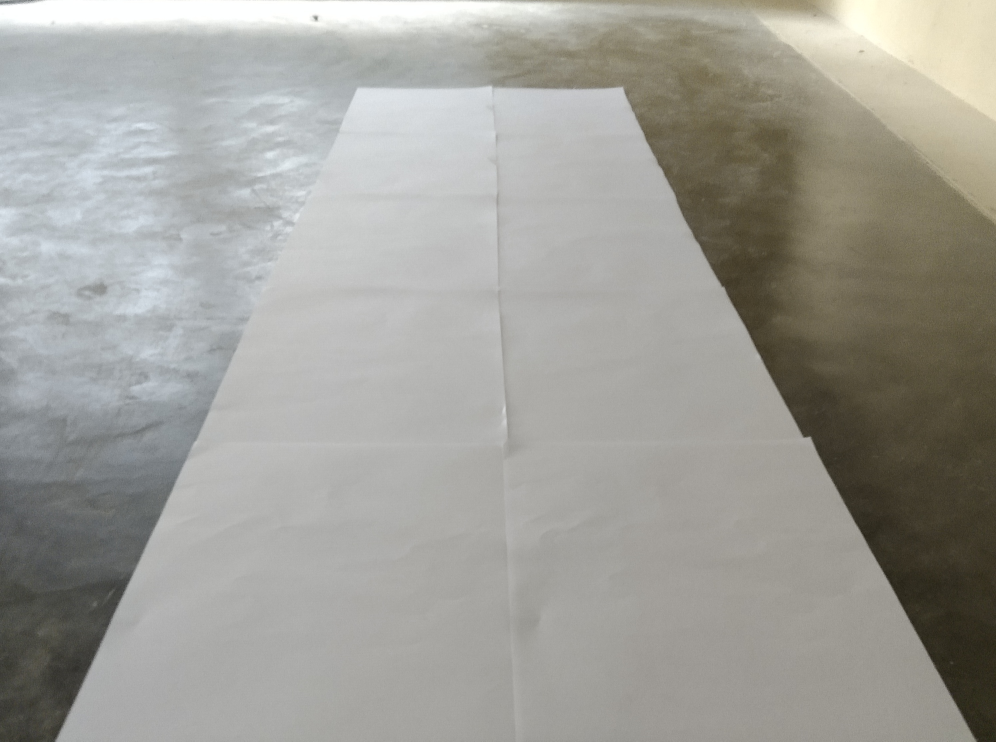
#> input picture test_image2.jpg, 2988 x 2224 px (shown at 1/3 size)
$ python edge_img.py
#> lines starting #> are read from the running program, lines starting #| are printed output that depends on the picture; after the words box and inside, x2 and y2 are one past the last pixel; in counts of white or black regions, pixels touching at a corner belong together
import cv2
import numpy as np

def make_points(image, line):
    slope, intercept = line
    y1 = int(img.shape[0])
    y2 = int(y1*3/5)
    x1 = int((y1 - intercept)/slope)
    x2 = int((y2 - intercept)/slope)
    return [[x1, y1, x2, y2]]


def average_slope_intercept(image, lines):
    left_fit = []
    right_fit = []
    if lines is None:
        return None
    for line in lines:
        for x1, y1, x2, y2 in line:
            fit = np.polyfit((x1, x2), (y1, y2), 1)
            slope = fit[0]
            intercept = fit[1]
            if slope < 0:
                 left_fit.append((slope, intercept))
            else:
                right_fit.append((slope, intercept))
    left_fit_average = np.average(left_fit, axis=0)
    right_fit_average = np.average(right_fit, axis=0)
    left_line = make_points(image, left_fit_average)
    right_line = make_points(image, right_fit_average)
    averaged_lines = [left_line, right_line]
    return averaged_lines


img = cv2.imread('test_image2.jpg')
#> img is the input picture: shape (2224, 2988, 3); mean B, G, R 152.8, 158.7, 159.5
img = cv2.resize(img, (680, 420))
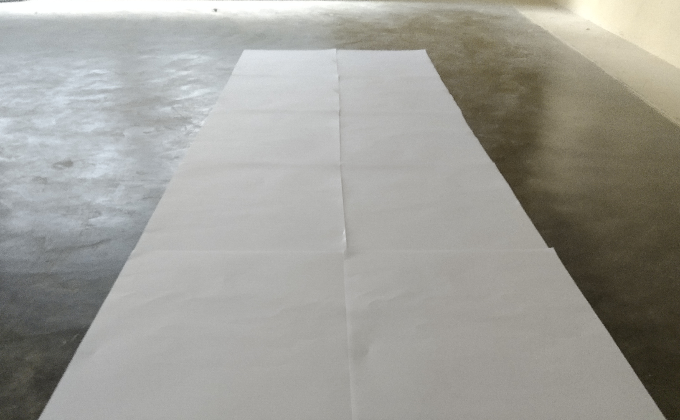
#> img: shape (420, 680, 3); mean B, G, R 152.6, 158.6, 159.4

gray_img = cv2.cvtColor(img, cv2.COLOR_BGR2GRAY)
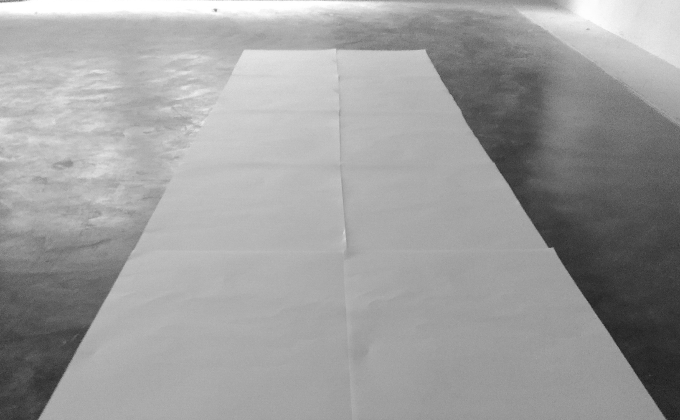
#> gray_img: shape (420, 680); min 27, max 255, mean 158.2

gaussian_img = cv2.GaussianBlur(gray_img, (5, 5), 0)

canny_img = cv2.Canny(gaussian_img, 100, 200)
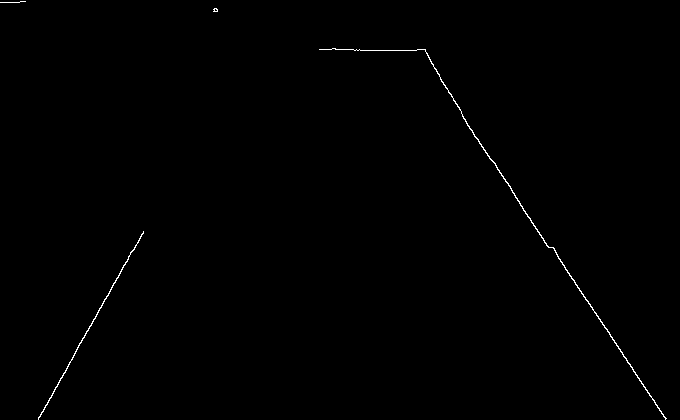
#> canny_img: shape (420, 680); 0.36% white in thin lines or dots

# (190, 420) (410, 225) (610, 420) = test_image
# (0, 420), (330, 0), (680, 420) = test_image2
mask = np.zeros_like(canny_img)

# height = img.shape[0]       # 420
# width = img.shape[1]        # 680
# roi_img = np.array([[(190, 420), (410, 225), (610, 420)]], np.int32)
roi_img = np.array([[(0, 420), (330, 0), (680, 420)]], np.int32)
cv2.fillPoly(mask, roi_img, (255, 255, 255))
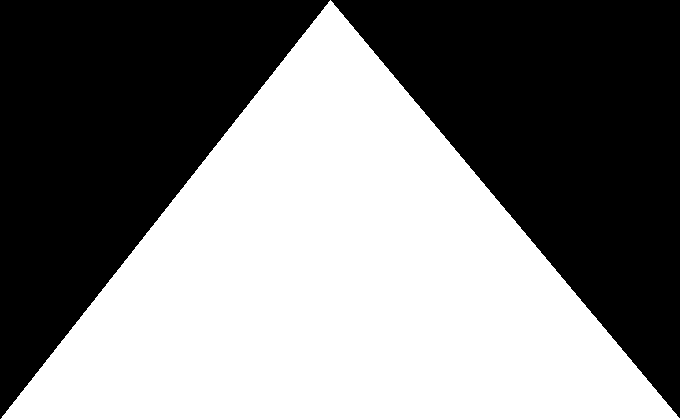
#> mask: shape (420, 680); 50.1% white; 2 black regions, box (x1, y1, x2, y2) and area: (331, 0, 680, 418) 73116, (0, 0, 330, 419) 69300

masked_img = cv2.bitwise_and(canny_img, mask)
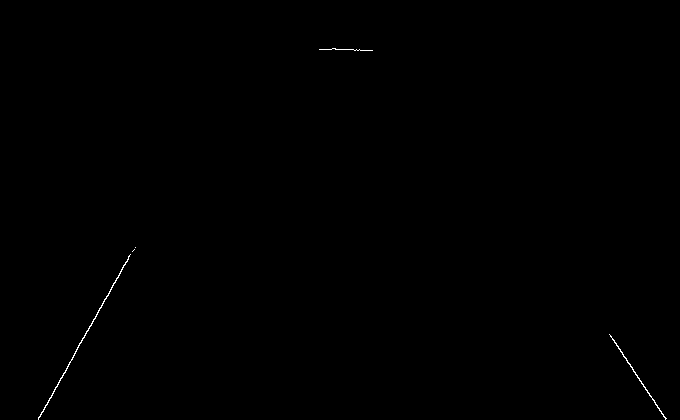
#> masked_img: shape (420, 680); 0.16% white in thin lines or dots, all inside (x1, y1, x2, y2) = (38, 48, 667, 420)

line_img = cv2.HoughLinesP(masked_img, 2, np.pi/180, 100, np.array([]), minLineLength=40, maxLineGap=5)
#> line_img = [[38, 419, 132, 251], [609, 334, 665, 418]]

averaged_lines = average_slope_intercept(img, line_img)
#> the loop in average_slope_intercept, `for line in lines:` made 2 passes
#> after the loop in average_slope_intercept, `for line in lines:`: left_fit = [(-1.79, 486.9)]; right_fit = [(1.5, -579.5)]
#> in average_slope_intercept, `left_fit_average = np.average(left_fit, axis=0)`: left_fit_average = [-1.79, 486.9]
#> in average_slope_intercept, `right_fit_average = np.average(right_fit, axis=0)`: right_fit_average = [1.5, -579.5]
#> in make_points, `slope, intercept = line`: slope = -1.79; intercept = 486.9
#> in make_points, `x1 = int((y1 - intercept)/slope)`: x1 = 37
#> in make_points, `x2 = int((y2 - intercept)/slope)`: x2 = 131
#> in average_slope_intercept, `left_line = make_points(image, left_fit_average)`: left_line = [[37, 420, 131, 252]]
#> in average_slope_intercept, `right_line = make_points(image, right_fit_average)`: right_line = [[666, 420, 554, 252]]
#> in average_slope_intercept, `averaged_lines = [left_line, right_line]`: averaged_lines = [[[37, 420, 131, 252]], [[666, 420, 554, 252]]]
#> averaged_lines = [[[37, 420, 131, 252]], [[666, 420, 554, 252]]]

display_img = np.zeros_like(img)
if averaged_lines is not None:
    for line in averaged_lines:
        for x1, y1, x2, y2 in line:
            cv2.line(display_img, (x1, y1), (x2, y2), (0, 0, 255), 10)
#> this loop made 2 passes

add_weight_img = cv2.addWeighted(img, 0.8, display_img, 1, 1)
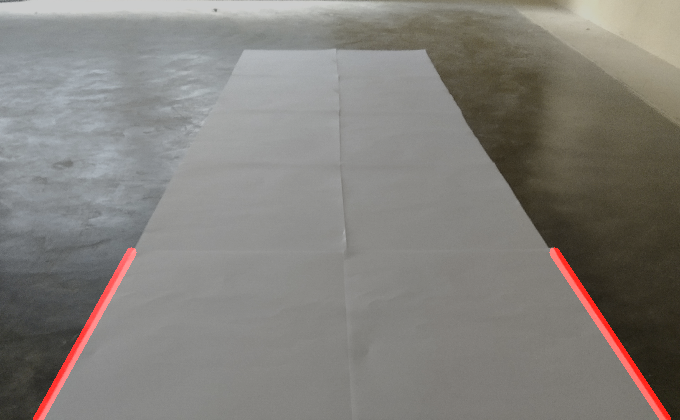
#> add_weight_img: shape (420, 680, 3); mean B, G, R 123.1, 127.9, 130.9


cv2.imshow("Images", img)
# cv2.imshow("GrayImage", gray_img)
# cv2.imshow("BlurImage", gaussian_img)
cv2.imshow("CannyImage", canny_img)
# cv2.imshow("MaskedImg", masked_img)
cv2.imshow("AddWeightImage", add_weight_img)

cv2.waitKey(0)

$ run again, with test_image3.png saved as test_image2.jpg
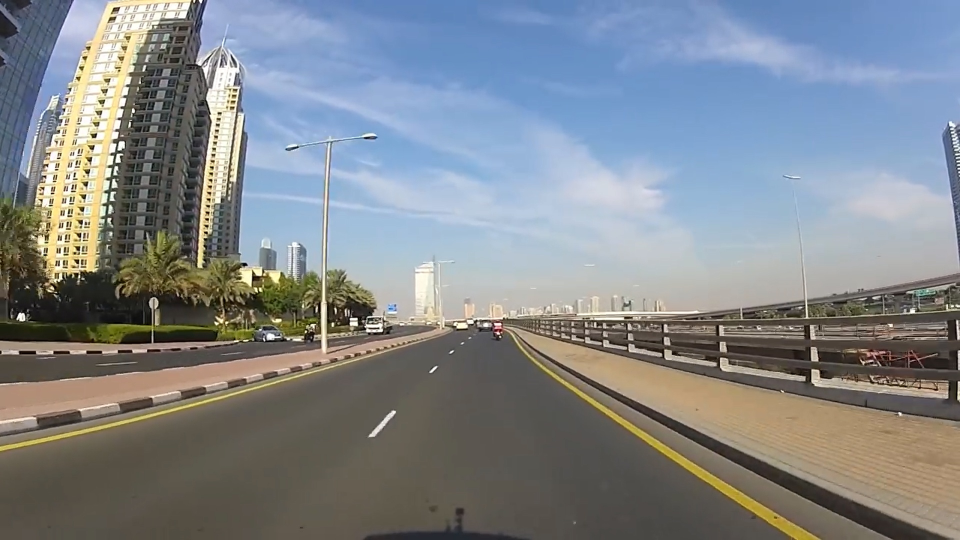
#> input picture test_image3.png, 1920 x 1080 px (shown at 1/2 size)
#> img is the input picture: shape (1080, 1920, 3); mean B, G, R 139.1, 134.7, 129.3
#> img: shape (420, 680, 3)
#> `canny_img = cv2.Canny(gaussian_img, 100, 200)`:
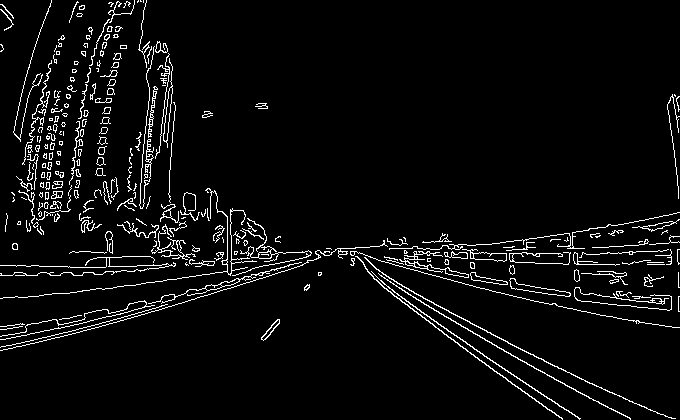
#> canny_img: shape (420, 680); 4.7% white in thin lines or dots
#> mask: shape (420, 680); 50.1% white; 2 black regions, box (x1, y1, x2, y2) and area: (331, 0, 680, 418) 73116, (0, 0, 330, 419) 69300
#> masked_img: shape (420, 680); 2.1% white in thin lines or dots, all inside (x1, y1, x2, y2) = (66, 103, 676, 420)
#> line_img = 26 rows, first 6: [414, 293, 507, 341], [466, 253, 541, 253], [421, 272, 550, 304], [431, 319, 564, 409], [380, 284, 522, 391], [468, 330, 607, 407]
#> the loop in average_slope_intercept, `for line in lines:` made 26 passes
#> after the loop in average_slope_intercept, `for line in lines:`: left_fit = [(-0.144, 303.7), (-0.326, 358.7), (-0.298, 356), (-0.262, 344.5), (-0.271, 349.7), (-0.262, 345.1), (-0.313, 358.9), (-0.3, 353.5)]; right_fit = 18 items, first 6: (0.516, 79.32), (2.74e-16, 253), (0.248, 167.6), (0.677, 27.35), (0.754, -2.34), (0.554, 70.75)
#> left_fit_average = [-0.272, 346.3]
#> right_fit_average = [0.352, 134.2]
#> slope = -0.272; intercept = 346.3
#> x1 = -271
#> x2 = 346
#> left_line = [[-271, 420, 346, 252]]
#> right_line = [[812, 420, 335, 252]]
#> in average_slope_intercept, `averaged_lines = [left_line, right_line]`: averaged_lines = [[[-271, 420, 346, 252]], [[812, 420, 335, 252]]]
#> the loop `for line in averaged_lines:` made 2 passes
#> `add_weight_img = cv2.addWeighted(img, 0.8, display_img, 1, 1)`:
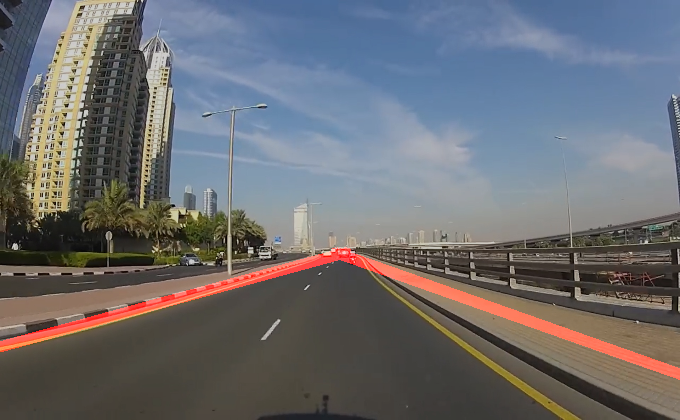
#> add_weight_img: shape (420, 680, 3); mean B, G, R 112.2, 108.7, 108
